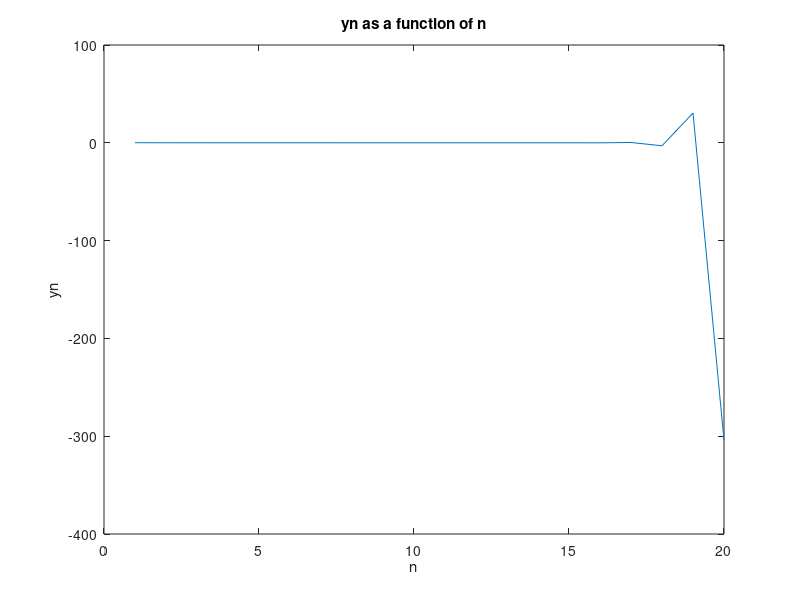

Write the MATLAB code that produced this figure.
format long
a=10;
N=20;
func=@(x) 1./(x+a);
y0=integral(func,0,1)
y=vertcat(y0,zeros(19,1));
n=vertcat(1,zeros(19,1));
for i=2:N
   y(i)=1/(i-1)-a*y(i-1);
   n(i)=i;
end
y
figure
plot(n,y)
title('yn as a function of n');
xlabel('n');
ylabel('yn');